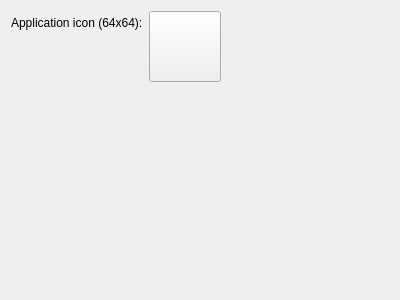
<?xml version="1.0" encoding="UTF-8"?>
<ui version="4.0">
 <class>Qt4ProjectManager::Internal::MobileAppWizardMaemoOptionsPage</class>
 <widget class="QWizardPage" name="Qt4ProjectManager::Internal::MobileAppWizardMaemoOptionsPage">
  <property name="geometry">
   <rect>
    <x>0</x>
    <y>0</y>
    <width>400</width>
    <height>300</height>
   </rect>
  </property>
  <property name="windowTitle">
   <string>WizardPage</string>
  </property>
  <layout class="QFormLayout" name="formLayout">
   <item row="0" column="0">
    <widget class="QLabel" name="appIconLabel">
     <property name="text">
      <string>Application icon (64x64):</string>
     </property>
    </widget>
   </item>
   <item row="0" column="1">
    <widget class="QToolButton" name="pngIconButton">
     <property name="minimumSize">
      <size>
       <width>0</width>
       <height>0</height>
      </size>
     </property>
     <property name="maximumSize">
      <size>
       <width>16777215</width>
       <height>16777215</height>
      </size>
     </property>
     <property name="text">
      <string/>
     </property>
     <property name="iconSize">
      <size>
       <width>64</width>
       <height>64</height>
      </size>
     </property>
    </widget>
   </item>
  </layout>
 </widget>
 <resources/>
 <connections/>
</ui>
